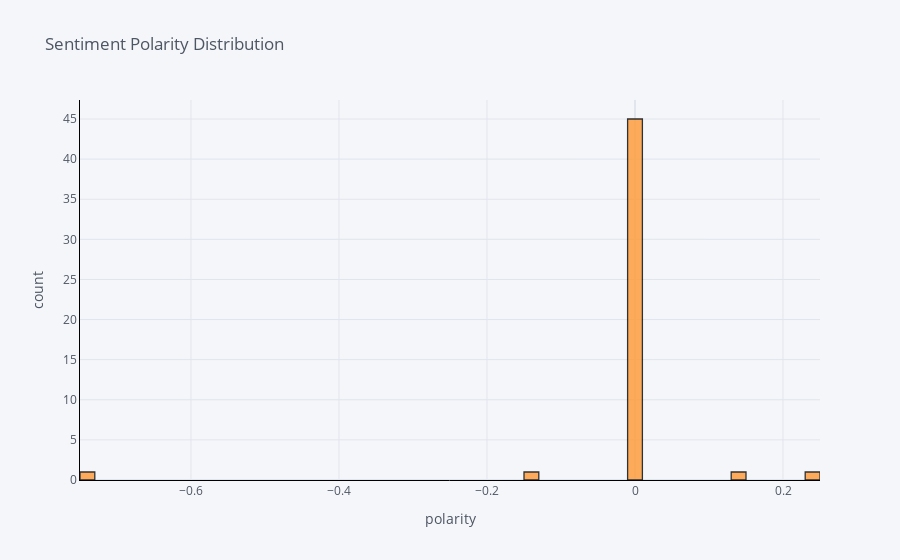

The notebook cell saved with this chart:
### Code cell
# Running this code creates a Histogram with sentiment (Polarity) Distribution in your comments
# Value of +1 indicates Positive sentiment in the text, 
# while 0, and -1 indicates neutral and negative sentiments respectively

df['comment_polarity'].iplot(
    kind='hist',
    bins=50,
    xTitle='polarity',
    linecolor='black',
    yTitle='count',
    title='Sentiment Polarity Distribution')

### Figure 1 — Plotly figure (JSON) as saved in the notebook; plotly's stock layout.template omitted (floating-point values rounded to 4 significant figures)
{"data": [{"histfunc": "count", "histnorm": "", "marker": {"color": "rgba(255, 153, 51, 1.0)", "line": {"color": "#000000", "width": 1.3}}, "name": "comment_polarity", "nbinsx": 50, "opacity": 0.8, "orientation": "v", "type": "histogram", "x": [-0.1333, 0, 0, 0.1364, 0, 0, 0, 0, 0, 0, 0, 0, 0, 0, 0, 0, 0, 0, 0, 0, 0, 0, -0.75, 0.2333, 0, 0, 0, 0, 0, 0, 0, 0, 0, 0, 0, 0, 0, 0, 0, 0, 0, 0, 0, 0, 0, 0, 0, 0, 0]}], "layout": {"barmode": "overlay", "legend": {"bgcolor": "#F5F6F9", "font": {"color": "#4D5663"}}, "paper_bgcolor": "#F5F6F9", "plot_bgcolor": "#F5F6F9", "title": {"font": {"color": "#4D5663"}, "text": "Sentiment Polarity Distribution"}, "xaxis": {"gridcolor": "#E1E5ED", "linecolor": "black", "showgrid": true, "tickfont": {"color": "#4D5663"}, "title": {"font": {"color": "#4D5663"}, "text": "polarity"}, "zerolinecolor": "#E1E5ED"}, "yaxis": {"gridcolor": "#E1E5ED", "linecolor": "black", "showgrid": true, "tickfont": {"color": "#4D5663"}, "title": {"font": {"color": "#4D5663"}, "text": "count"}, "zerolinecolor": "#E1E5ED"}}}
